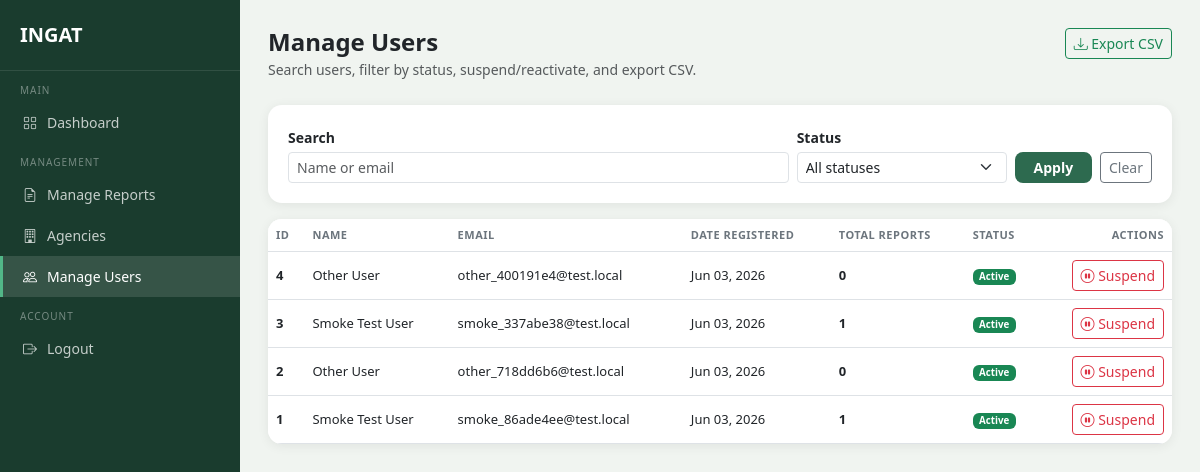
Page /admin/users (signed in) on the earlier database version.
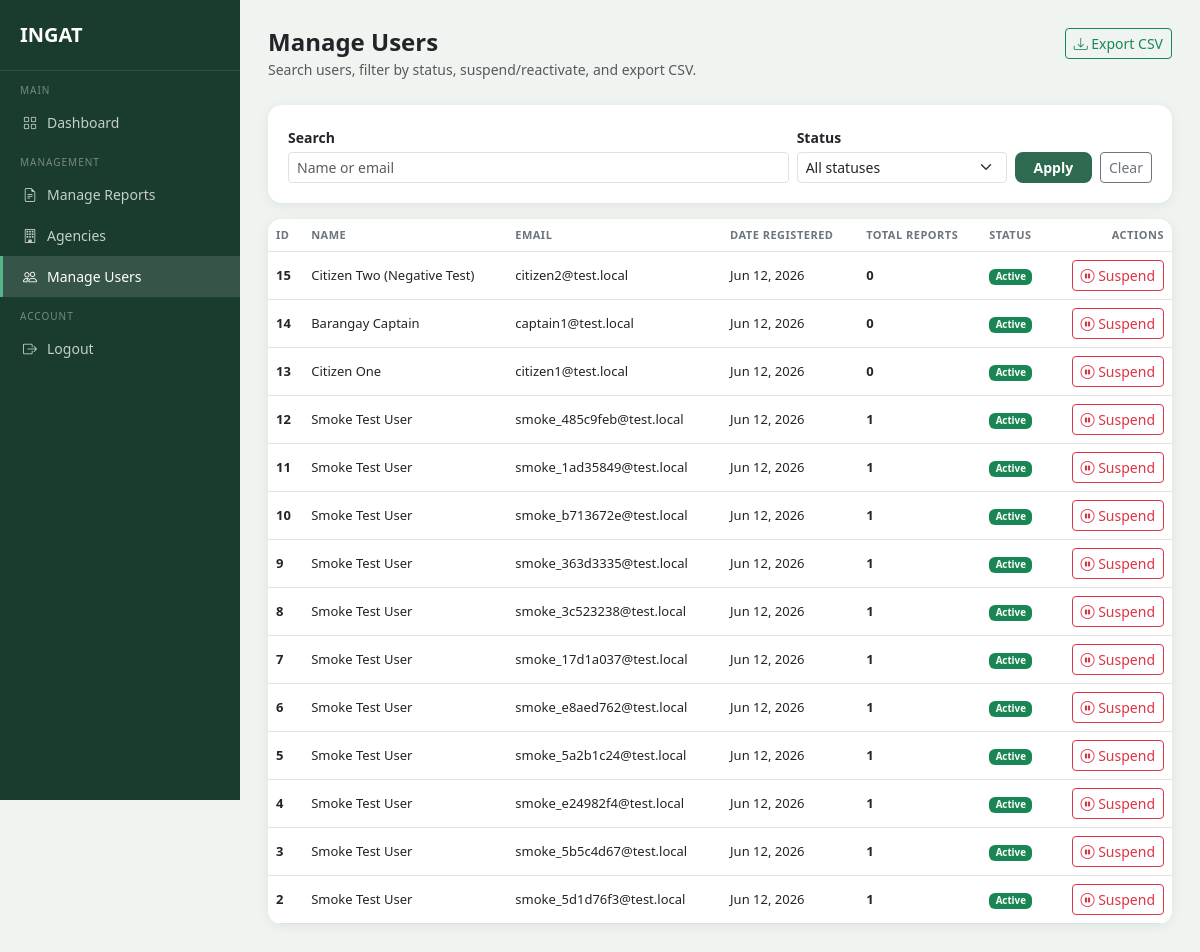
Same page on the later database version.
### models.py (models this page shows, shortened)
class User(db.Model, UserMixin):
    __tablename__ = 'users'
    id = db.Column(db.Integer, primary_key=True)
    full_name = db.Column(db.String(100), nullable=False)
    email = db.Column(db.String(120), unique=True, nullable=False)
    contact_number = db.Column(db.String(11), nullable=False)
    barangay = db.Column(db.String(100), nullable=False)
    municipality = db.Column(db.String(100), nullable=False)
    password_hash = db.Column(db.String(256), nullable=False)
    status = db.Column(db.String(20), default='active')
    email_notif = db.Column(db.Boolean, default=True)
    inapp_notif = db.Column(db.Boolean, default=True)
    created_at = db.Column(db.DateTime, default=datetime.utcnow)
    complaints = db.relationship('Complaint', backref='complainant', lazy=True)
    email_verifications = db.relationship('EmailVerification', backref='user', lazy=True)

### routes/admin_routes.py (the view)
@admin_bp.route('/users')
@admin_required
def manage_users():
    from models import User, Complaint
    from extensions import db
    from sqlalchemy import func
    q = (request.args.get('q') or '').strip()
    status_filter = (request.args.get('status') or '').strip()
    query = User.query
    if q:
        like = f'%{q}%'
        query = query.filter(or_(User.full_name.ilike(like), User.email.ilike(like)))
    if status_filter:
        query = query.filter(User.status == status_filter)
    users = query.order_by(User.created_at.desc()).all()
    user_ids = [u.id for u in users]
    totals_by_user = {}
    if user_ids:
        totals = (
            db.session.query(Complaint.user_id, func.count(Complaint.id))
            .filter(Complaint.user_id.in_(user_ids))
            .group_by(Complaint.user_id)
            .all()
        )
        totals_by_user = {uid: total for uid, total in totals}
    for u in users:
        u.total_reports = totals_by_user.get(u.id, 0)
    statuses = ['active', 'suspended']
    return render_template(
        'admin/manage_users.html',
        users=users,
        search=q,
        status_filter=status_filter,
        statuses=statuses,
    )

### routes/auth.py (called while the page is built)
def admin_required(fn):
    @login_required
    @wraps(fn)
    def wrapper(*args, **kwargs):
        from models import AdminUser
        if not isinstance(current_user, AdminUser):
            flash('Please log in as admin.', 'danger')
            return redirect(url_for('admin.admin_login'))
        return fn(*args, **kwargs)
    return wrapper

### templates/admin/manage_users.html (shortened to what the changed rows need)
<!DOCTYPE html>
<html lang="en">
<head>
    <link href="https://cdn.jsdelivr.net/npm/bootstrap@5.3.0/dist/css/bootstrap.min.css" rel="stylesheet">
    <link href="https://cdn.jsdelivr.net/npm/bootstrap-icons@1.10.5/font/bootstrap-icons.css" rel="stylesheet">
</head>
<body>
<div class="main-content">
    <div class="section-card p-0 overflow-hidden">
        {% if users %}
        <div class="table-responsive">
            <table class="table table-hover mb-0 align-middle">
                <thead class="bg-light">
                <tr>
                    <th>ID</th>
                    <th>Name</th>
                    <th>Email</th>
                    <th>Date Registered</th>
                    <th>Total Reports</th>
                    <th>Status</th>
                    <th class="text-end">Actions</th>
                </tr>
                </thead>
                <tbody>
                {% for u in users %}
                <tr>
                    <td class="fw-semibold">{{ u.id }}</td>
                    <td class="truncate" title="{{ u.full_name }}">{{ u.full_name }}</td>
                    <td class="truncate" title="{{ u.email }}">{{ u.email }}</td>
                    <td>{{ u.created_at.strftime('%b %d, %Y') if u.created_at else '-' }}</td>
                    <td class="fw-semibold">{{ u.total_reports }}</td>
                    <td>
                        {% if u.status == 'active' %}
                            <span class="badge badge-active">Active</span>
                        {% else %}
                            <span class="badge badge-suspended">Suspended</span>
                        {% endif %}
                    </td>
                    <td class="text-end">
                        {% if u.status == 'active' %}
                            <button class="btn btn-sm btn-outline-danger"
                                    data-bs-toggle="modal"
                                    data-bs-target="#confirmUserModal"
                                    data-action="suspend"
                                    data-user-id="{{ u.id }}"
                                    data-user-name="{{ u.full_name }}">
                                <i class="bi bi-pause-circle"></i> Suspend
                            </button>
                        {% endif %}
                    </td>
                </tr>
                {% endfor %}
                </tbody>
            </table>
        </div>
        {% else %}
        <div class="text-center py-5 text-muted">
            <i class="bi bi-inbox" style="font-size: 34px;"></i>
            <p class="small mt-2 mb-0">No users match the current filters.</p>
        </div>
        {% endif %}
    </div>
</div>
</body>
</html>

Differences in the rows shown:
removed User: id "1", full_name "Smoke Test User", email "smoke_86ade4ee@test.local", created_at "Jun 03, 2026", total_reports "1", status "Active"
added User: id "15", full_name "Citizen Two (Negative Test)", email "citizen2@test.local", created_at "Jun 12, 2026", total_reports "0", status "Active"
added User: id "14", full_name "Barangay Captain", email "captain1@test.local", created_at "Jun 12, 2026", total_reports "0", status "Active"
added User: id "13", full_name "Citizen One", email "citizen1@test.local", created_at "Jun 12, 2026", total_reports "0", status "Active"
added User: id "12", full_name "Smoke Test User", email "smoke_485c9feb@test.local", created_at "Jun 12, 2026", total_reports "1", status "Active"
added User: id "11", full_name "Smoke Test User", email "smoke_1ad35849@test.local", created_at "Jun 12, 2026", total_reports "1", status "Active"
added User: id "10", full_name "Smoke Test User", email "smoke_b713672e@test.local", created_at "Jun 12, 2026", total_reports "1", status "Active"
added User: id "9", full_name "Smoke Test User", email "smoke_363d3335@test.local", created_at "Jun 12, 2026", total_reports "1", status "Active"
added User: id "8", full_name "Smoke Test User", email "smoke_3c523238@test.local", created_at "Jun 12, 2026", total_reports "1", status "Active"
added User: id "7", full_name "Smoke Test User", email "smoke_17d1a037@test.local", created_at "Jun 12, 2026", total_reports "1", status "Active"
added User: id "6", full_name "Smoke Test User", email "smoke_e8aed762@test.local", created_at "Jun 12, 2026", total_reports "1", status "Active"
added User: id "5", full_name "Smoke Test User", email "smoke_5a2b1c24@test.local", created_at "Jun 12, 2026", total_reports "1", status "Active"
changed User id 4: full_name "Other User" → "Smoke Test User"; email "other_400191e4@test.local" → "smoke_e24982f4@test.local"; created_at "Jun 03, 2026" → "Jun 12, 2026"; total_reports "0" → "1"
changed User id 3: email "smoke_337abe38@test.local" → "smoke_5b5c4d67@test.local"; created_at "Jun 03, 2026" → "Jun 12, 2026"
changed User id 2: full_name "Other User" → "Smoke Test User"; email "other_718dd6b6@test.local" → "smoke_5d1d76f3@test.local"; created_at "Jun 03, 2026" → "Jun 12, 2026"; total_reports "0" → "1"
